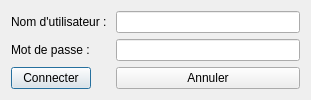
<?xml version="1.0" encoding="UTF-8"?>
<ui version="4.0">
 <class>LoginDialog</class>
 <widget class="QDialog" name="LoginDialog">
  <property name="geometry">
   <rect>
    <x>0</x>
    <y>0</y>
    <width>311</width>
    <height>93</height>
   </rect>
  </property>
  <property name="windowTitle">
   <string>Se connecter</string>
  </property>
  <layout class="QFormLayout" name="formLayout">
   <item row="0" column="0">
    <widget class="QLabel" name="label">
     <property name="text">
      <string>Nom d'utilisateur : </string>
     </property>
    </widget>
   </item>
   <item row="0" column="1">
    <widget class="QLineEdit" name="lblLogin"/>
   </item>
   <item row="1" column="0">
    <widget class="QLabel" name="label_2">
     <property name="text">
      <string>Mot de passe :</string>
     </property>
    </widget>
   </item>
   <item row="1" column="1">
    <widget class="QLineEdit" name="lblPassword">
     <property name="inputMethodHints">
      <set>Qt::ImhHiddenText|Qt::ImhNoAutoUppercase|Qt::ImhNoPredictiveText|Qt::ImhSensitiveData</set>
     </property>
     <property name="echoMode">
      <enum>QLineEdit::Password</enum>
     </property>
    </widget>
   </item>
   <item row="2" column="0">
    <widget class="QPushButton" name="btnConnect">
     <property name="text">
      <string>Connecter</string>
     </property>
    </widget>
   </item>
   <item row="2" column="1">
    <widget class="QPushButton" name="btnCancel">
     <property name="text">
      <string>Annuler</string>
     </property>
    </widget>
   </item>
  </layout>
 </widget>
 <resources/>
 <connections/>
</ui>
